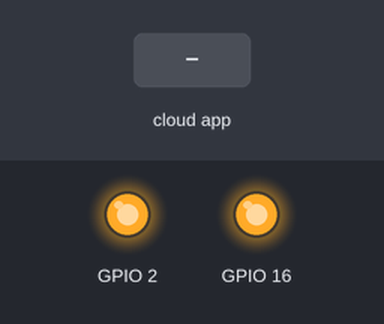
Simulated run of this sketch. Board: ESP8266 (NodeMCU). On the bench: output pins drawn as LEDs (lit = HIGH). The test bench sets the inputs (shaded band). WiFi joins after 1.5 s; servers stay silent unless stated; the ROS host is connected and sends only what is stated; what the sketch prints to the serial monitor is not drawn.

Above: at 2.7 s.
2.8 s: the phone or cloud app sets linear.x to -100
At 4.0 s:
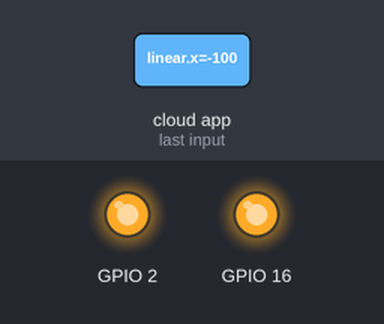
4.3 s: the phone or cloud app sets angular.z to -100
At 5.3 s:
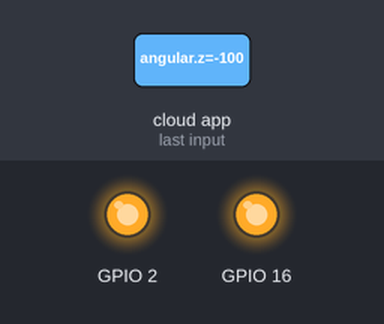
5.8 s: the phone or cloud app sets linear.x to 0
At 6.4 s:
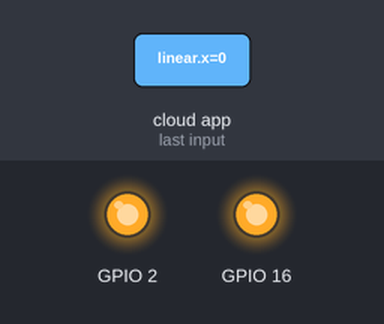
7.3 s: the phone or cloud app sets angular.z to 0
At 8.5 s:
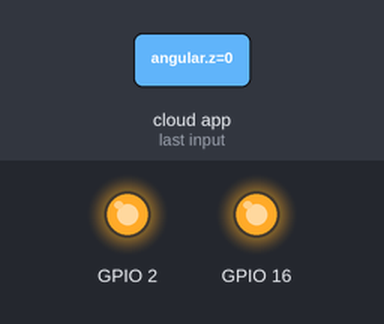
8.8 s: the phone or cloud app sets linear.x to 100
At 9.9 s:
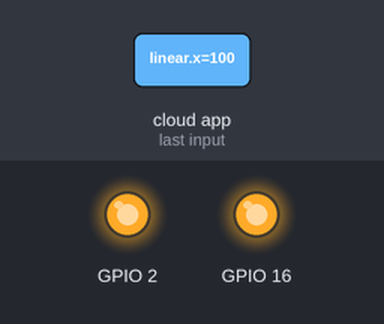
10.3 s: the phone or cloud app sets angular.z to 100
At 11.0 s:
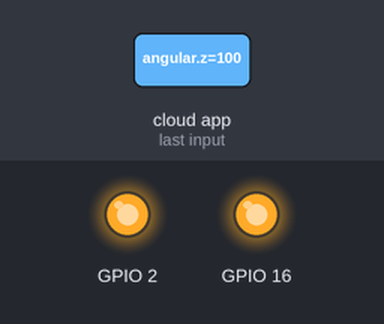
Timing chart, 0 to 12.8 s (numbered marks = the images above; inputs shaded):
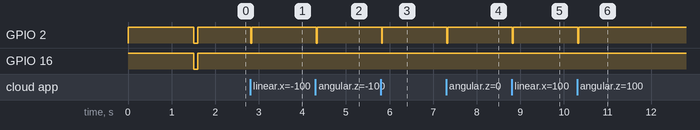

Measured:
- after the input at 2.8 s, GPIO 2: HIGH → LOW at once, → HIGH 0.02 s later
- after the input at 4.3 s, GPIO 2: HIGH → LOW at once, → HIGH 0.02 s later
- after the input at 5.8 s, GPIO 2: HIGH → LOW at once, → HIGH 0.02 s later
- after the input at 7.3 s, GPIO 2: HIGH → LOW at once, → HIGH 0.02 s later
- after the input at 8.8 s, GPIO 2: HIGH → LOW at once, → HIGH 0.02 s later
- after the input at 10.3 s, GPIO 2: HIGH → LOW at once, → HIGH 0.02 s later

The sketch:

Esp8266HelloWorld.ino
```cpp
/*
 * rosserial Publisher Example
 * Prints "hello world!"
 * This intend to connect to a Wifi Access Point
 * and a rosserial socket server.
 * You can launch the rosserial socket server with
 * roslaunch rosserial_server socket.launch
 * The default port is 11411
 *
 */
#include <ESP8266WiFi.h>
#include <ros.h>
#include <std_msgs/String.h>
#include <geometry_msgs/Twist.h>
#include <tf/transform_broadcaster.h>
#include <tf/tf.h>
#include <ros/time.h>

//#define DEBUG/
// FRAME CONFIGS ===============================
byte data[16];

byte b_linear[4];

byte state = 0;
uint32_t checksum(byte *d);
uint8_t parseChecksum(byte *d, uint32_t crc);
void parseTxFrame(byte *d /* uint8_t *d */, float vel_linear, float vel_angular);
void float2byte(float *f, byte *d, byte s);

float f_linear;
float f_angular;


float last_f_linear;
float last_f_angular;

unsigned long last_ms;
unsigned long ms;

// WIFI CONFIGS ===============================


const char* ssid     = "Phuong";
const char* password = "0985587344";
// Set the rosserial socket server IP address
IPAddress server(192,168,1,25);
// Set the rosserial socket server port
const uint16_t serverPort = 11411;
void cmd_velCallback(const geometry_msgs::Twist& CVel);

// ROS CONFIGS ==============================

ros::NodeHandle nh;

// Make a chatter publisher
ros::Subscriber<geometry_msgs::Twist> Sub("/cmd_vel", &cmd_velCallback );

tf::TransformBroadcaster broadcaster;

// OTHER CONFIGS ==========================
double x = 0.0;
double y = 0.0;
double theta = 0;

char base_link[] = "/base_link";
char odom[] = "/odom";

uint32_t cnt = 0;

bool new_cmd_vel = false;

// Print byffer
void print_data()
{
  uint8_t i;

  #ifndef DEBUG
  Serial.write(0x16);
  Serial.write(0x16);
  Serial.write(0x16);
  for (i =0 ; i<sizeof(data); i++)
  {
    Serial.write(data[i]);
  }
  #else
  Serial.print(0x16);
  Serial.print(0x16);
  Serial.print(0x16);
  for (i =0 ; i<sizeof(data); i++)
  {
    Serial.print(data[i]);
  }
  Serial.println();
  #endif
}

// Aux fucntion
void float2byte(float *f, byte *d, byte s)
{
    uint32_t * tmp;
    tmp = (uint32_t*)f;
    uint8_t i = 0;
    for (i = 0; i<s; i++)
    {
        d[i] = *tmp>>(24-8*i);
    }
}

// Calc checksum
uint32_t checksum(byte *d, uint8_t from, uint8_t to)
{
    uint32_t _crc = 0;
    uint8_t i = 0;
    for (i = from; i < to; i++)
    {
        _crc+= d[i];
    }
    return _crc;
}

// Parse frames for transmition
void parseTxFrame(byte *d /* uint8_t *d */, float vel_linear, float vel_angular)
{
    // Header
    d[0] = 1;
    d[1] = 2;

    // Resolve float to 4 bytes binary.
    float2byte(&vel_linear, &d[2], 4);
    float2byte(&vel_angular, &d[6], 4);

    uint32_t crc = checksum(data, 2, 10);

    #ifdef DEBUG
    Serial.print("CRC = ");
    Serial.println(crc);
    #endif

    d[10] = (crc >> 24) & 0xFF;
    d[11] = (crc >> 16)  & 0xFF;
    d[12] = (crc >> 8)  & 0xFF;
    d[13] = (crc )  & 0xFF;

    // EOF
    d[14] = '\r';
    d[15] = '\n';
}

void resolveRxFrame(unsigned char * d, double * x, double * y, double * th)
{
    uint32_t rx_crc = d[26] << 24 | d[27]<<16 | d[28]<<8 | d[29];
    uint32_t local_crc = checksum(d, 2, 26);
    if (local_crc == rx_crc)
    {
        double tmp[3];
        uint8_t i;
        for (i=0; i<3; i++)
        {
            union {
              double r;
              uint8_t rbytes[8];
            } rcv_double;
            uint8_t ii;
            for (ii=0; ii<8; ii++)
            {
                rcv_double.rbytes[7-ii] = d[8*i+ii+2];
            }
            tmp[i] = rcv_double.r;
        }
        *x = tmp[0];
        *y = tmp[1];
        *th = tmp[2];
    }
}


// ROS Callback
void cmd_velCallback( const geometry_msgs::Twist& CVel){
    //geometry_msgs::Twist twist = twist_msg;
    double d_linear  = CVel.linear.x;
    double d_angular = CVel.angular.z;

    f_linear = (float) d_linear;
    f_angular = (float) d_angular;
    new_cmd_vel = true;

    #ifdef DEBUG
    Serial.print("cmd_vel: ");
    Serial.print(f_linear);
    Serial.print(" | ");
    Serial.println(f_angular);
    #endif
}


void setup_wifi()
{
    // Use ESP8266 serial to monitor the process
  Serial.begin(115200);
//  Serial.println();
//  Serial.print("Connecting to ");
//  Serial.println(ssid);

  // Connect the ESP8266 the the wifi AP
  WiFi.begin(ssid, password);
  while (WiFi.status() != WL_CONNECTED) {
    delay(100);
  }
//  Serial.println("");
  Serial.println("WiFi connected");
  Serial.println("IP address: ");
  Serial.println(WiFi.localIP());

  // Broadcast ready state
  memset(data, 0, sizeof(data));
  // Send a RESET signal

}

char reset_stm32 =false;
void setup()
{
  // Set up connection
  pinMode(2, OUTPUT);
  pinMode(16, OUTPUT);
  digitalWrite(16,1);
  digitalWrite(2, 1);
  setup_wifi();
  // Set the connection to rosserial socket server
  nh.getHardware()->setConnection(server, serverPort);
  nh.initNode();
  nh.subscribe(Sub);
  last_f_linear = 0.0f;
  last_f_angular = 0.0f;
  digitalWrite(2, 0);
  broadcaster.init(nh);
  Serial.print("Reset STM32 ...");
}

char c, last_c;
unsigned char rx_frame[32];
int i  = 0;
bool tx_ready = false;
void loop()
{
  double vx, vth, dt;
    // When ros connected
  if (nh.connected()) {
      if (reset_stm32 == false)
      {
          digitalWrite(16,0);
          delay(100);
          digitalWrite(16,1);
          reset_stm32 = true;
      }
      // Send cmd_vel data to base control
      if (new_cmd_vel)
      {
        parseTxFrame(data, f_linear, f_angular);
        print_data();
        digitalWrite(2, 0);
        new_cmd_vel = false ;
      }
      else if (!new_cmd_vel && cnt > 500)
      {
          f_linear = 0;
          f_angular = 0;
          cnt = 0;
      }
      else
      {
          digitalWrite(2, 1);
      }


      while(Serial.available())
          {
            c = Serial.read();
            if (i == 0 && c == 2)
            {
                i++;
            }
            rx_frame[i] = c;
            i++;
             if (c == '\n' && last_c == '\r' && rx_frame[1] == 2)
             {
                resolveRxFrame(rx_frame, &vx, &vth, &dt);
        //        Serial.print("RX -> ");
        //        for (int j = 0; j < 32; j++)
        //        {
        //          Serial.print(rx_frame[j], HEX);
        //          Serial.print(" ");
        //        }
        //        Serial.println();
        //        Serial.print("Rx -> Vx= ");
        //        Serial.print(vx, 5);
        //        Serial.print(", V_theta=");
        //        Serial.print(vth, 5);
        //        Serial.print(", Delta_theta=");
        //        Serial.println(dt, 5);
                i = 0;
                memset(rx_frame , 0, 32);
                tx_ready = true;
             }
             last_c = c;
          }

      if(tx_ready)
      {
          x += cos(theta)*vx*dt;
          y += sin(theta)*vx*dt;
          theta += vth * dt;
          if (theta > 3.14) theta = - 3.14;
          if (theta < -3.14) theta = 3.14;
//          Serial.println(theta);
          // tf odom->base_link

          geometry_msgs::TransformStamped t;
          t.header.frame_id = odom;
          t.child_frame_id = base_link;

          t.transform.translation.x = x;
          t.transform.translation.y = y;

          t.transform.rotation = tf::createQuaternionFromYaw(theta);
          t.header.stamp = nh.now();

          broadcaster.sendTransform(t);
          tx_ready = false;
      }

      cnt++;
//      // Blink status led
//      if (ms>= 250)
//      {
//         ms = 0;
//         digitalWrite(2, 0);
//      }
//      else
//      {
//        digitalWrite(2, 1);
//      }
  }
  else
  {
      if (ms>= 10)
      {
         ms = 0;
         state = !state;
         digitalWrite(2, state);
      }
      f_linear = 0;
      f_angular = 0;
  }
  ms++;
  delay(20);
  last_f_linear = f_linear;
  last_f_angular = f_angular;
  nh.spinOnce();
}
```
